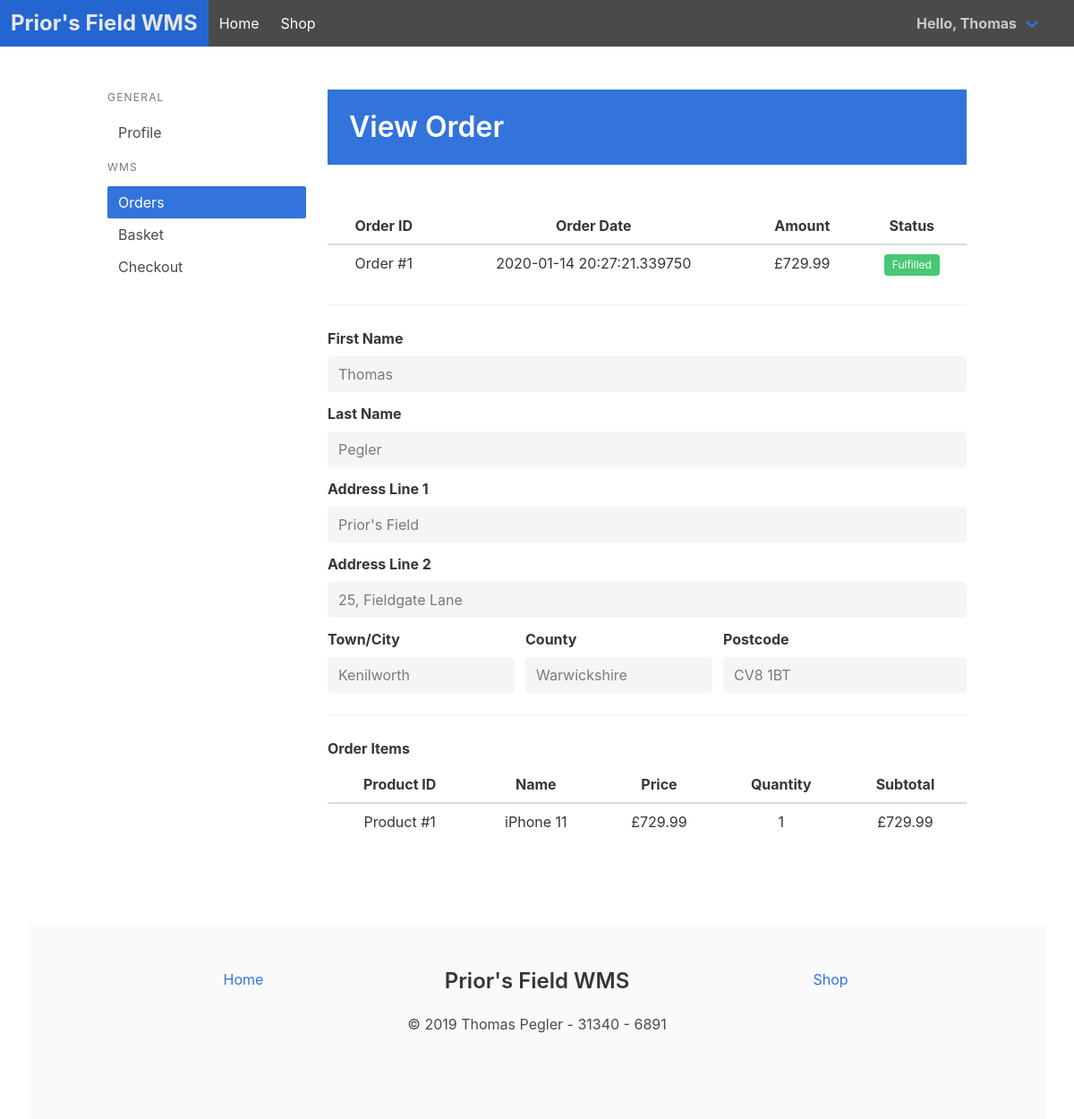
The page /orders/manage/1 (signed in) on the database its author committed.
### app/models.py (models this page shows, shortened)
class User(UserMixin, db.Model):
    id = db.Column(db.Integer, primary_key=True)
    email = db.Column(db.String, unique=True, nullable=False)
    password = db.Column(db.String, nullable=False)
    firstname = db.Column(db.String, nullable=False)
    lastname = db.Column(db.String, nullable=False)
    isadmin = db.Column(db.Boolean, nullable=False, default=0)
    address_line1 = db.Column(db.String)
    address_line2 = db.Column(db.String)
    address_city = db.Column(db.String)
    address_county = db.Column(db.String)
    address_postcode = db.Column(db.String)
    orders = db.relationship('Order', backref="orderuser", lazy=True)
    basketitems = db.relationship('BasketItem', backref="basketuser", lazy=True)
    passreset = db.relationship('UserPassReset', backref="passresetuser", lazy=True)

class Order(db.Model):
    id = db.Column(db.Integer, primary_key=True)
    user_id = db.Column(db.Integer, db.ForeignKey("user.id"), nullable=False)
    date = db.Column(db.DateTime, default=datetime.utcnow)
    total = db.Column(db.Float)
    address_firstname = db.Column(db.String, nullable=False)
    address_lastname = db.Column(db.String, nullable=False)
    address_line1 = db.Column(db.String, nullable=False)
    address_line2 = db.Column(db.String)
    address_city = db.Column(db.String, nullable=False)
    address_county = db.Column(db.String)
    address_postcode = db.Column(db.String, nullable=False)
    status = db.Column(db.String, nullable=False,  default='Unfulfilled')

class OrderItem(db.Model):
    id = db.Column(db.Integer, primary_key=True)
    order_id = db.Column(db.Integer, db.ForeignKey("order.id"), nullable=False)
    product_id = db.Column(db.Integer, db.ForeignKey("product.id"), nullable=False)
    quantity = db.Column(db.Integer)

class Product(db.Model):
    id = db.Column(db.Integer, primary_key=True)
    name = db.Column(db.String, nullable=False)
    shortdesc = db.Column(db.String)
    longdesc = db.Column(db.String)
    price = db.Column(db.Float, nullable=False)
    stock = db.Column(db.Integer)
    mainimage = db.Column(db.String, nullable=False, default='Stock Image.svg')
    archived = db.Column(db.Boolean, default=False)
    orderitems = db.relationship('OrderItem', backref="orderproduct", lazy=True)
    basketitems = db.relationship('BasketItem', backref="basketproduct", lazy=True)

### app/shop.py (the view)
@shop.route("/orders/manage/<order_id>")
@login_required
def usermanageorder(order_id):
    if not current_user.isadmin:
        order = Order.query.filter_by(id=order_id).first()
        if order == None:
            flash("Order does not exist.", category="is-danger")
        else:
            if order.user_id == current_user.id:
                orderitems = OrderItem.query.filter_by(order_id=order_id).all()
                return render_template("user_manageorder.html", order=order, orderitems=orderitems)
            else:
                flash("Order does not belong to your account.", category="is-danger")
        return redirect(url_for("shop.orders"))
    else:
        flash("User status required to visit this page.", category="is-danger")
        return redirect(url_for("main.index"))

### app/__init__.py (called while the page is built)
@login_manager.user_loader
def load_user(user_id):
    return User.query.get(int(user_id))

### app/templates/user_manageorder.html (shortened to what this page needs)
{% extends "user_pagebase.html" %}
{% block pagecontent %}
<div class="column is-9">
    <section class="hero is-link welcome is-small">
        <div class="hero-body">
            <div class="container">
                <h1 class="title">
                    {% if order.status == "Unfulfilled" %}Manage Order{% endif %}{% if order.status == "Fulfilled" %}View Order{% endif %}
                </h1>
            </div>
        </div>
    </section>
    <section class="hero is-small">
        <div class="hero-body">
        </div>
    </section>
    <section>
        <form method="POST" action="/orders/manage/{{ order.id }}" enctype="multipart/form-data">
            <table class="table is-fullwidth">
            <thead>
            <tr>
                <th class="has-text-centered" scope="col">Order ID</th>
                <th class="has-text-centered" scope="col">Order Date</th>
                <th class="has-text-centered" scope="col">Amount</th>
                <th class="has-text-centered" scope="col">Status</th>
            </tr>
            </thead>
                <tbody>
                    <tr>
                        <td class="has-text-centered">Order #{{ order.id }}</td>
                        <td class="has-text-centered">{{ order.date }}</td>
                        <td class="has-text-centered">£{{ order.total }}</td>
                        <td class="has-text-centered"><span class="tag {% if order.status == "Unfulfilled" %}is-danger{% endif %}{% if order.status == "Fulfilled" %}is-success{% endif %}">{{ order.status }}</span></td>
                    </tr>
                </tbody>
            </table>
            <hr>
            <div class="field">
                <label class="label">First Name</label>
                <div class="control">
                    <input class="input" type="text" value="{{ order.address_firstname }}" name="addressfirstname" placeholder="1234 Main St" {% if order.status == "Fulfilled" %}disabled{% endif %}>
                </div>
            </div>
            <div class="field">
                <label class="label">Last Name</label>
                <div class="control">
                    <input class="input" type="text" value="{{ order.address_lastname }}" name="addresslastname" placeholder="1234 Main St" {% if order.status == "Fulfilled" %}disabled{% endif %}>
                </div>
            </div>
            <div class="field">
                <label class="label">Address Line 1</label>
                <div class="control">
                    <input class="input" type="text" value="{{ order.address_line1 }}" name="address1" placeholder="1234 Main St" {% if order.status == "Fulfilled" %}disabled{% endif %}>
                </div>
            </div>
            <div class="field">
                <label class="label">Address Line 2</label>
                <div class="control">
                    <input class="input" type="text" {% if order.address_line2 != None %}value="{{ order.address_line2 }}"{% endif %} name="address2" placeholder="Apartment or suite" {% if order.status == "Fulfilled" %}disabled{% endif %}>
                </div>
            </div>
            <div class="field is-grouped">
                <div class="control is-expanded">
                    <div class="field">
                        <label class="label">Town/City</label>
                        <div class="control">
                            <input class="input" type="text" value="{{ order.address_city }}" name="city" {% if order.status == "Fulfilled" %}disabled{% endif %}>
                        </div>
                    </div>
                </div>
                <div class="control is-expanded">
                    <div class="field">
                        <label class="label">County</label>
                        <div class="control">
                            <input class="input" type="text" {% if order.address_county != None %}value="{{ order.address_county }}"{% endif %} name="county" {% if order.status == "Fulfilled" %}disabled{% endif %}>
                        </div>
                    </div>
                </div>
                <div class="control">
                    <div class="field">
                        <div class="label">Postcode</div>
                        <div class="control">
                            <input class="input" type="text" value="{{ order.address_postcode }}" name="postcode" {% if order.status == "Fulfilled" %}disabled{% endif %}>
                        </div>
                    </div>
                </div>
            </div>
            <hr>
            <div class="field">
                <label class="label">Order Items</label>
                <table class="table is-fullwidth">
                    <thead>
                    <tr>
                        <th class="has-text-centered" scope="col">Product ID</th>
                        <th class="has-text-centered" scope="col">Name</th>
                        <th class="has-text-centered" scope="col">Price</th>
                        <th class="has-text-centered" scope="col">Quantity</th>
                        <th class="has-text-centered" scope="col">Subtotal</th>
                    </tr>
                    </thead>
                    <tbody>
                    {% for item in orderitems %}
                    <tr>
                        <td class="has-text-centered">Product #{{ item.product_id }}</td>
                        <td class="has-text-centered">{{ item.orderproduct.name }}</td>
                        <td class="has-text-centered">£{{ item.orderproduct.price }}</td>
                        <td class="has-text-centered">{{ item.quantity }}</td>
                        <td class="has-text-centered">£{{ item.quantity * item.orderproduct.price }}</td>
                    </tr>
                    {% endfor %}
                    </tbody>
                </table>
            </div>
    </section>
    <section class="hero is-small">
        <div class="hero-body">
        </div>
    </section>
</div>
{% endblock %}

### app/templates/base.html (shortened to what this page needs)
<!DOCTYPE html>
<html>
<head>
    <link rel="stylesheet" href="https://maxcdn.bootstrapcdn.com/font-awesome/4.7.0/css/font-awesome.min.css">
    <link rel="stylesheet" href="/static/css/mybulma.css">
</head>
<body>
    <section class="hero is-link has-background-grey-dark">
        <nav class="navbar" role="navigation">
            <div class="navbar-brand">
                <a href="{{ url_for('main.index') }}" class="navbar-item has-text-white is-size-4">
                    <strong>Prior's Field WMS</strong>
                </a>
            </div>
            <div class="navbar-menu">
                <div class="navbar-start">
                    <a href="{{ url_for('main.index') }}" class="navbar-item">
                        Home
                    </a>
                    <a href="{{ url_for('shop.shop_main') }}" class="navbar-item">
                        Shop
                    </a>
                </div>
            </div>
            <div class="navbar-end">
                {% if current_user.is_authenticated %}
                <div class="navbar-item has-dropdown is-hoverable">
                    <a class="navbar-link">
                        <strong>Hello, {{ current_user.firstname }}</strong>
                    </a>
                {% endif %}
                <div class="navbar-item">
                </div>
                </div>
            </div>
        </nav>
    </section>
    {% block content %}
    {% endblock %}
<section>
    <div class="container is-fluid">
        <footer class="footer">
            <div class="container">
                <div class="columns">
                    <div class="column is-4">
                        <div class="level"><a class="level-item" href="{{ url_for('main.index') }}">Home</a></div>
                    </div>
                    <div class="column is-4 has-text-centered"><a class="title is-4">Prior's Field WMS</a></div>
                    <div class="column is-4 has-text-right">
                        <div class="level"><a class="level-item" href="{{ url_for('shop.shop_main') }}">Shop</a></div>
                    </div>
                </div>
                <p class="subtitle has-text-centered is-6">&copy; 2019 Thomas Pegler - 31340 - 6891</p>
            </div>
        </footer>
    </div>
</section>
</body>
</html>

### rows shown on the page
User: firstname "Thomas"
Order: id "1", date "2020-01-14 20:27:21.339750", total "729.99", status "Fulfilled", addressfirstname "Thomas", addresslastname "Pegler", address1 "Prior's Field", address2 "25, Fieldgate Lane", city "Kenilworth", county "Warwickshire", postcode "CV8 1BT"
OrderItem: product_id "1", orderproduct.name "iPhone 11", orderproduct.price "729.99", quantity "1", item.quantity*item.orderproduct.price "729.99"
